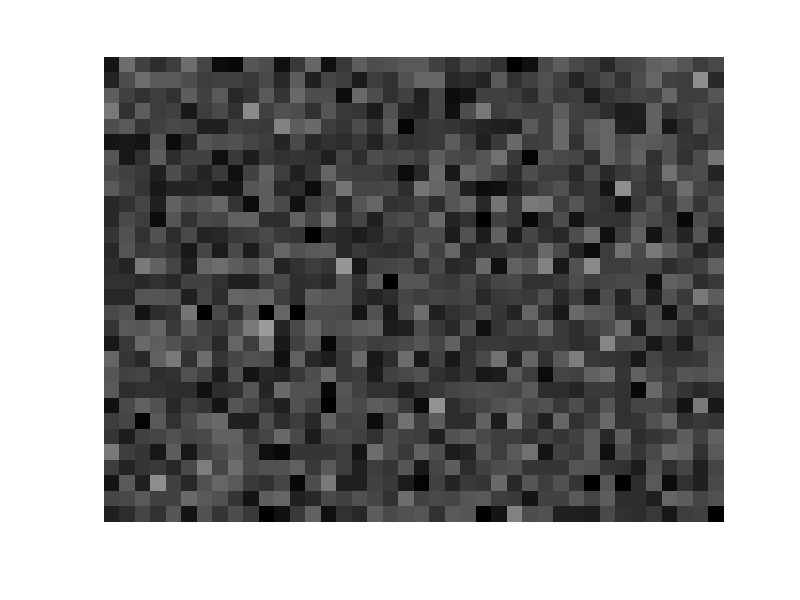

Write MATLAB code to recreate this figure.
function img = CreateWhiteNoise(idims, sdims, num, noiseM, noiseV, save_flag, show_flag)

% Creates white noise patch image(s).
% function img = CreateWhiteNoise(idims, sdims, num)
%
% This function generates white noise patch image
%
% <input>
% idims : image dimension [row,col] to create, [240,320] as default
% sdims : patch size [row,col], [8,8] as default
% num   : the number of image files you want to create, 1 as default
% noiseM: mean intensity of the noise image, 0 as default
% noiseV: variance of noise, 0.01 as default
% save_flag : if 1, the created noise patterns
%             will be saved as BMP files.
% show_flag : if 1, the created noise patterns
%             are showed in the figure windows.
%
% * NOTICE mod(idims,sdims) should be 0
%          mod(mdims,2) should be 0
%
% <output>
% img   : output images, rectangular white noises
%
% July 04 2007 Hiroshi Ban

% check input variable
if nargin < 1, idims=[240,320]; sdims=[4,4]; end
if nargin < 2, sdims=[8,8]; end
if nargin < 3, num=1; end
if nargin < 4, noiseM=64; end
if nargin < 5, noiseV=0.01; end
if nargin < 6, save_flag=0; end
if nargin < 7, show_flag=1; end
if length(idims)==1, idims=[idims,idims]; end
if length(sdims)==1, sdims=[sdims,sdims]; end

% matrix dimension check
if mod(idims(1),sdims(1)) || mod(idims(2),sdims(2))
  error('matrix dimension mismatch. idims is not dividable by sdims');
end

mdims=idims./sdims;

% create initial mean gray images & noise images
imap=noiseM*ones(idims(1),idims(2)); % mean gray map

img=ones(idims(1),idims(2),num);
for ii=1:1:num
  % segment initial mean maps
  tmp=reshape(imap,[sdims(1),mdims(1),sdims(2),mdims(2)]); % sdims(1)*mdims(1)*sdims(2)*mdims(2)
  tmp=permute(tmp,[1 3 2 4]); % sdims(1) * sdims(2) * mdims(1) * mdims(2)
  tmp=reshape(tmp,[sdims(1),sdims(2),prod(mdims)]);

  % create noise map
  nmap=imnoise(uint8(noiseM*ones(mdims)),'gaussian',0,noiseV);
  tmpn=reshape(nmap,[1,mdims(2),1,mdims(1)]);
  tmpn=permute(tmpn,[1,3,2,4]); % 1 * 1 * mdims(1) * mdims(2)
  tmpn=reshape(tmpn,[1,1,prod(mdims)]);

  % add noises to image patches (segments)
  for jj=1:1:prod(mdims)
    tmp(:,:,jj)=tmpn(1,1,jj);
  end

  % reshape back
  tmp = reshape(tmp, [sdims(1),sdims(2),mdims(1),mdims(2)]);
  tmp = ipermute(tmp, [1 3 2 4]);
  img(:,:,ii) = reshape(tmp,idims);
end

img=uint8(img);
if save_flag
  for ii=1:1:num
    % write rimg to BMP
    eval(sprintf('imwrite(img(:,:,ii),''noise_%04d.jpg'',''jpg'',''Quality'',100);',ii));
  end
end

if show_flag
  for ii=1:1:num
    figure;
    imshow(img(:,:,ii));
    axis off;
  end
end

return
